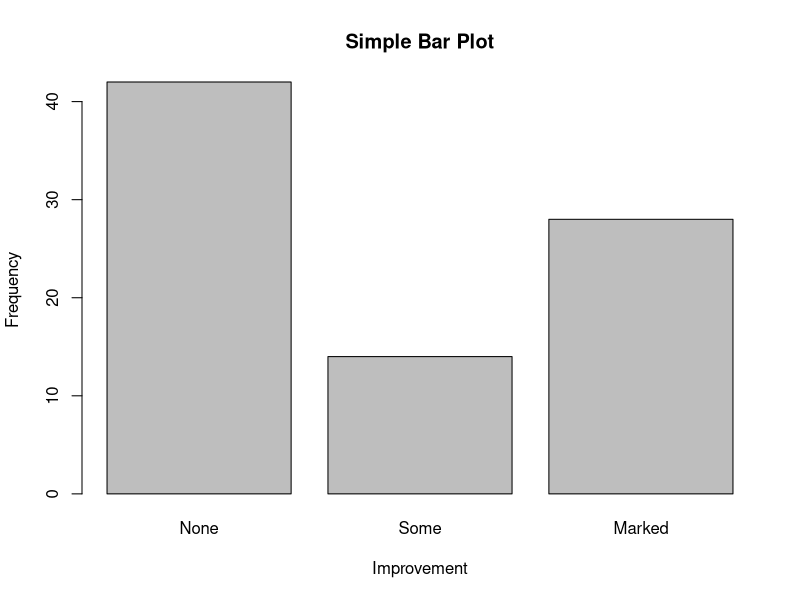
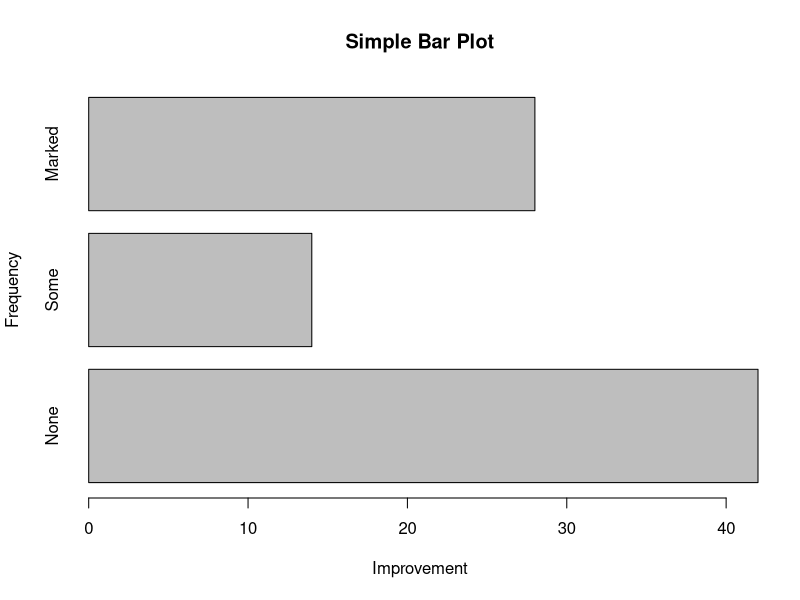
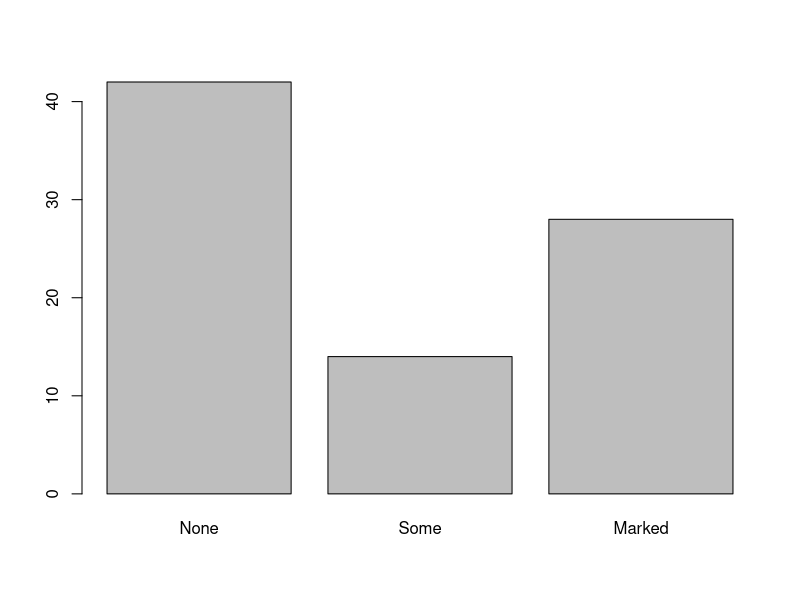
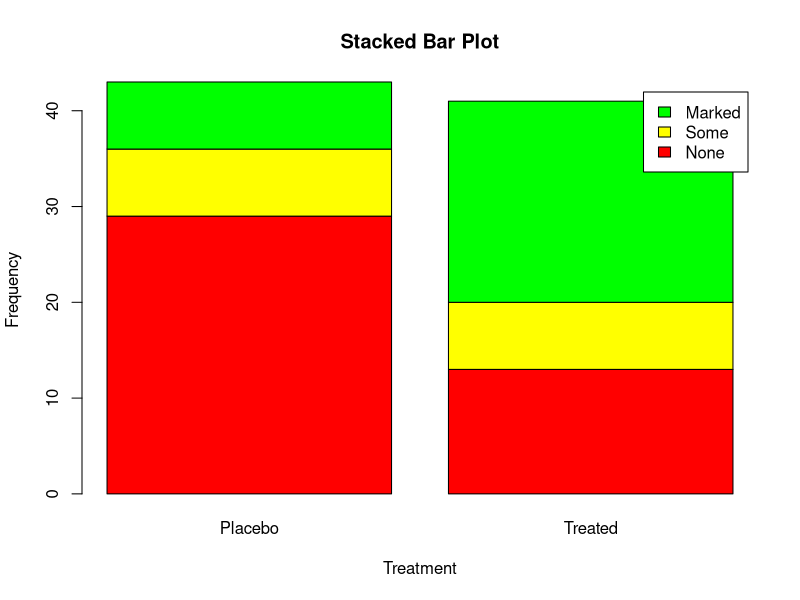
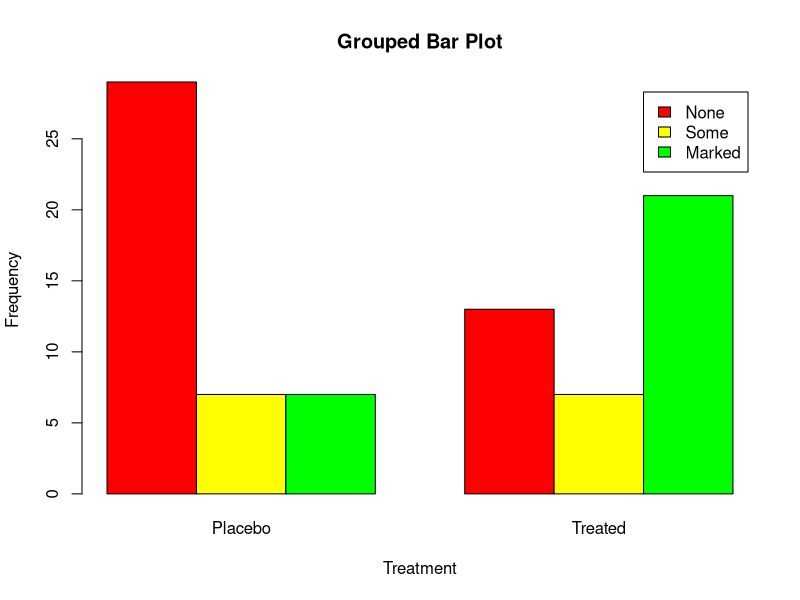
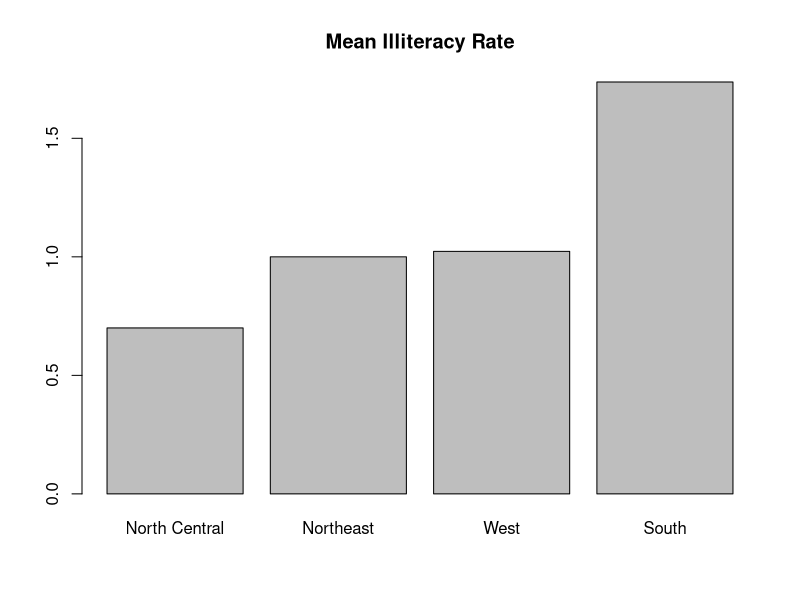
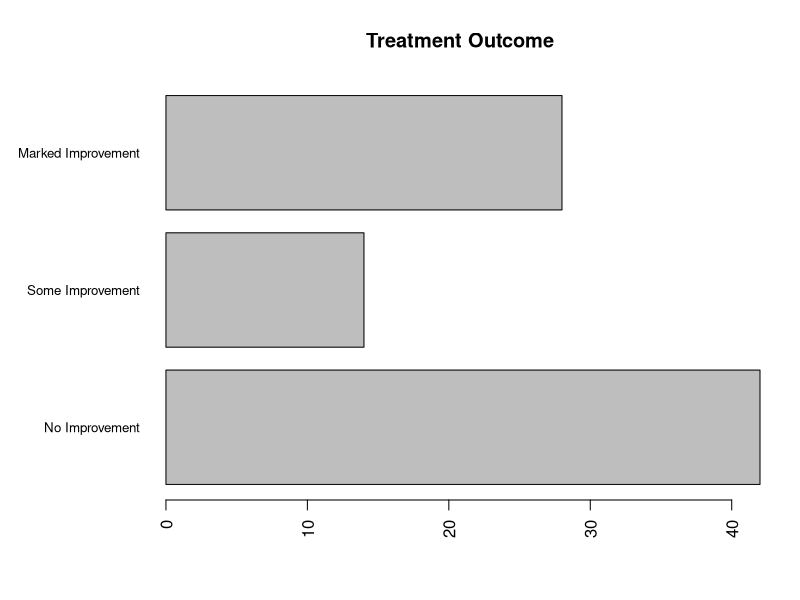
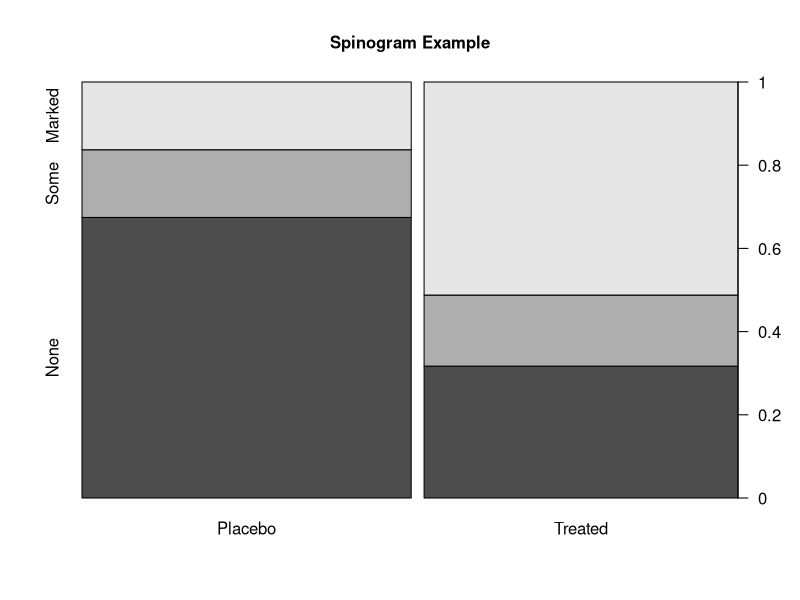

Reproduce these figures in R, in order.
### Chapter 6: Basic graphs

## 6.1 bar plots
# simple bar plots
library(vcd)
barplot(table(Arthritis$Improved),
        main = "Simple Bar Plot",
        xlab = "Improvement",
        ylab = "Frequency")

barplot(table(Arthritis$Improved),
        main = "Simple Bar Plot",
        xlab = "Improvement",
        ylab = "Frequency",
        horiz = TRUE)

plot(Arthritis$Improved)

# stacked and grouped bar plots
counts <- table(Arthritis$Improved, Arthritis$Treatment)
barplot(counts,
        main = "Stacked Bar Plot",
        xlab = "Treatment",
        ylab = "Frequency",
        col = c("red", "yellow", "green"),
        legend = rownames(counts))

barplot(counts,
        main = "Grouped Bar Plot",
        xlab = "Treatment",
        ylab = "Frequency",
        col = c("red", "yellow", "green"),
        legend = rownames(counts),
        beside = TRUE)

# mean bar plots
states <- data.frame(state.region, state.x77)
illiteracyMeans <- aggregate(states$Illiteracy,
                             by = list(state.region),
                             FUN = mean)
illiteracyMeans <- illiteracyMeans[order(illiteracyMeans$x), ]

barplot(illiteracyMeans$x,
        names.arg = illiteracyMeans$Group.1,
        main = "Mean Illiteracy Rate")

# tweaking bar plots
par(mar = c(5, 8, 4, 2), las = 2)
improvedCounts <- table(Arthritis$Improved)
barplot(improvedCounts,
        main = "Treatment Outcome",
        horiz = TRUE,
        cex.names = 0.8,
        names.arg = c("No Improvement",
                      "Some Improvement",
                      "Marked Improvement"))

# spinogram
spine(table(Arthritis$Treatment, Arthritis$Improved), main = "Spinogram Example")
